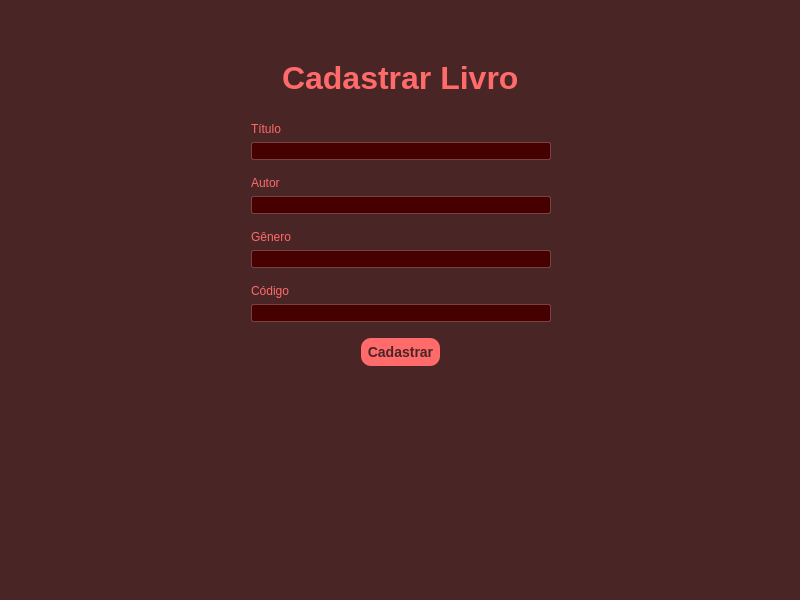
<?xml version="1.0" encoding="UTF-8"?>
<ui version="4.0">
 <class>CadastroLivro</class>
 <widget class="QMainWindow" name="CadastroLivro">
  <property name="geometry">
   <rect>
    <x>0</x>
    <y>0</y>
    <width>800</width>
    <height>600</height>
   </rect>
  </property>
  <property name="palette">
   <palette>
    <active>
     <colorrole role="WindowText">
      <brush brushstyle="SolidPattern">
       <color alpha="255">
        <red>255</red>
        <green>106</green>
        <blue>106</blue>
       </color>
      </brush>
     </colorrole>
     <colorrole role="Button">
      <brush brushstyle="SolidPattern">
       <color alpha="255">
        <red>74</red>
        <green>37</green>
        <blue>37</blue>
       </color>
      </brush>
     </colorrole>
     <colorrole role="Light">
      <brush brushstyle="SolidPattern">
       <color alpha="255">
        <red>111</red>
        <green>55</green>
        <blue>55</blue>
       </color>
      </brush>
     </colorrole>
     <colorrole role="Midlight">
      <brush brushstyle="SolidPattern">
       <color alpha="255">
        <red>92</red>
        <green>46</green>
        <blue>46</blue>
       </color>
      </brush>
     </colorrole>
     <colorrole role="Dark">
      <brush brushstyle="SolidPattern">
       <color alpha="255">
        <red>37</red>
        <green>18</green>
        <blue>18</blue>
       </color>
      </brush>
     </colorrole>
     <colorrole role="Mid">
      <brush brushstyle="SolidPattern">
       <color alpha="255">
        <red>49</red>
        <green>24</green>
        <blue>24</blue>
       </color>
      </brush>
     </colorrole>
     <colorrole role="Text">
      <brush brushstyle="SolidPattern">
       <color alpha="255">
        <red>255</red>
        <green>255</green>
        <blue>255</blue>
       </color>
      </brush>
     </colorrole>
     <colorrole role="BrightText">
      <brush brushstyle="SolidPattern">
       <color alpha="255">
        <red>255</red>
        <green>255</green>
        <blue>255</blue>
       </color>
      </brush>
     </colorrole>
     <colorrole role="ButtonText">
      <brush brushstyle="SolidPattern">
       <color alpha="255">
        <red>255</red>
        <green>255</green>
        <blue>255</blue>
       </color>
      </brush>
     </colorrole>
     <colorrole role="Base">
      <brush brushstyle="SolidPattern">
       <color alpha="255">
        <red>0</red>
        <green>0</green>
        <blue>0</blue>
       </color>
      </brush>
     </colorrole>
     <colorrole role="Window">
      <brush brushstyle="SolidPattern">
       <color alpha="255">
        <red>74</red>
        <green>37</green>
        <blue>37</blue>
       </color>
      </brush>
     </colorrole>
     <colorrole role="Shadow">
      <brush brushstyle="SolidPattern">
       <color alpha="255">
        <red>0</red>
        <green>0</green>
        <blue>0</blue>
       </color>
      </brush>
     </colorrole>
     <colorrole role="AlternateBase">
      <brush brushstyle="SolidPattern">
       <color alpha="255">
        <red>37</red>
        <green>18</green>
        <blue>18</blue>
       </color>
      </brush>
     </colorrole>
     <colorrole role="ToolTipBase">
      <brush brushstyle="SolidPattern">
       <color alpha="255">
        <red>255</red>
        <green>255</green>
        <blue>220</blue>
       </color>
      </brush>
     </colorrole>
     <colorrole role="ToolTipText">
      <brush brushstyle="SolidPattern">
       <color alpha="255">
        <red>0</red>
        <green>0</green>
        <blue>0</blue>
       </color>
      </brush>
     </colorrole>
    </active>
    <inactive>
     <colorrole role="WindowText">
      <brush brushstyle="SolidPattern">
       <color alpha="255">
        <red>255</red>
        <green>106</green>
        <blue>106</blue>
       </color>
      </brush>
     </colorrole>
     <colorrole role="Button">
      <brush brushstyle="SolidPattern">
       <color alpha="255">
        <red>74</red>
        <green>37</green>
        <blue>37</blue>
       </color>
      </brush>
     </colorrole>
     <colorrole role="Light">
      <brush brushstyle="SolidPattern">
       <color alpha="255">
        <red>111</red>
        <green>55</green>
        <blue>55</blue>
       </color>
      </brush>
     </colorrole>
     <colorrole role="Midlight">
      <brush brushstyle="SolidPattern">
       <color alpha="255">
        <red>92</red>
        <green>46</green>
        <blue>46</blue>
       </color>
      </brush>
     </colorrole>
     <colorrole role="Dark">
      <brush brushstyle="SolidPattern">
       <color alpha="255">
        <red>37</red>
        <green>18</green>
        <blue>18</blue>
       </color>
      </brush>
     </colorrole>
     <colorrole role="Mid">
      <brush brushstyle="SolidPattern">
       <color alpha="255">
        <red>49</red>
        <green>24</green>
        <blue>24</blue>
       </color>
      </brush>
     </colorrole>
     <colorrole role="Text">
      <brush brushstyle="SolidPattern">
       <color alpha="255">
        <red>255</red>
        <green>255</green>
        <blue>255</blue>
       </color>
      </brush>
     </colorrole>
     <colorrole role="BrightText">
      <brush brushstyle="SolidPattern">
       <color alpha="255">
        <red>255</red>
        <green>255</green>
        <blue>255</blue>
       </color>
      </brush>
     </colorrole>
     <colorrole role="ButtonText">
      <brush brushstyle="SolidPattern">
       <color alpha="255">
        <red>255</red>
        <green>255</green>
        <blue>255</blue>
       </color>
      </brush>
     </colorrole>
     <colorrole role="Base">
      <brush brushstyle="SolidPattern">
       <color alpha="255">
        <red>0</red>
        <green>0</green>
        <blue>0</blue>
       </color>
      </brush>
     </colorrole>
     <colorrole role="Window">
      <brush brushstyle="SolidPattern">
       <color alpha="255">
        <red>74</red>
        <green>37</green>
        <blue>37</blue>
       </color>
      </brush>
     </colorrole>
     <colorrole role="Shadow">
      <brush brushstyle="SolidPattern">
       <color alpha="255">
        <red>0</red>
        <green>0</green>
        <blue>0</blue>
       </color>
      </brush>
     </colorrole>
     <colorrole role="AlternateBase">
      <brush brushstyle="SolidPattern">
       <color alpha="255">
        <red>37</red>
        <green>18</green>
        <blue>18</blue>
       </color>
      </brush>
     </colorrole>
     <colorrole role="ToolTipBase">
      <brush brushstyle="SolidPattern">
       <color alpha="255">
        <red>255</red>
        <green>255</green>
        <blue>220</blue>
       </color>
      </brush>
     </colorrole>
     <colorrole role="ToolTipText">
      <brush brushstyle="SolidPattern">
       <color alpha="255">
        <red>0</red>
        <green>0</green>
        <blue>0</blue>
       </color>
      </brush>
     </colorrole>
    </inactive>
    <disabled>
     <colorrole role="WindowText">
      <brush brushstyle="SolidPattern">
       <color alpha="255">
        <red>37</red>
        <green>18</green>
        <blue>18</blue>
       </color>
      </brush>
     </colorrole>
     <colorrole role="Button">
      <brush brushstyle="SolidPattern">
       <color alpha="255">
        <red>74</red>
        <green>37</green>
        <blue>37</blue>
       </color>
      </brush>
     </colorrole>
     <colorrole role="Light">
      <brush brushstyle="SolidPattern">
       <color alpha="255">
        <red>111</red>
        <green>55</green>
        <blue>55</blue>
       </color>
      </brush>
     </colorrole>
     <colorrole role="Midlight">
      <brush brushstyle="SolidPattern">
       <color alpha="255">
        <red>92</red>
        <green>46</green>
        <blue>46</blue>
       </color>
      </brush>
     </colorrole>
     <colorrole role="Dark">
      <brush brushstyle="SolidPattern">
       <color alpha="255">
        <red>37</red>
        <green>18</green>
        <blue>18</blue>
       </color>
      </brush>
     </colorrole>
     <colorrole role="Mid">
      <brush brushstyle="SolidPattern">
       <color alpha="255">
        <red>49</red>
        <green>24</green>
        <blue>24</blue>
       </color>
      </brush>
     </colorrole>
     <colorrole role="Text">
      <brush brushstyle="SolidPattern">
       <color alpha="255">
        <red>37</red>
        <green>18</green>
        <blue>18</blue>
       </color>
      </brush>
     </colorrole>
     <colorrole role="BrightText">
      <brush brushstyle="SolidPattern">
       <color alpha="255">
        <red>255</red>
        <green>255</green>
        <blue>255</blue>
       </color>
      </brush>
     </colorrole>
     <colorrole role="ButtonText">
      <brush brushstyle="SolidPattern">
       <color alpha="255">
        <red>37</red>
        <green>18</green>
        <blue>18</blue>
       </color>
      </brush>
     </colorrole>
     <colorrole role="Base">
      <brush brushstyle="SolidPattern">
       <color alpha="255">
        <red>74</red>
        <green>37</green>
        <blue>37</blue>
       </color>
      </brush>
     </colorrole>
     <colorrole role="Window">
      <brush brushstyle="SolidPattern">
       <color alpha="255">
        <red>74</red>
        <green>37</green>
        <blue>37</blue>
       </color>
      </brush>
     </colorrole>
     <colorrole role="Shadow">
      <brush brushstyle="SolidPattern">
       <color alpha="255">
        <red>0</red>
        <green>0</green>
        <blue>0</blue>
       </color>
      </brush>
     </colorrole>
     <colorrole role="AlternateBase">
      <brush brushstyle="SolidPattern">
       <color alpha="255">
        <red>74</red>
        <green>37</green>
        <blue>37</blue>
       </color>
      </brush>
     </colorrole>
     <colorrole role="ToolTipBase">
      <brush brushstyle="SolidPattern">
       <color alpha="255">
        <red>255</red>
        <green>255</green>
        <blue>220</blue>
       </color>
      </brush>
     </colorrole>
     <colorrole role="ToolTipText">
      <brush brushstyle="SolidPattern">
       <color alpha="255">
        <red>0</red>
        <green>0</green>
        <blue>0</blue>
       </color>
      </brush>
     </colorrole>
    </disabled>
   </palette>
  </property>
  <property name="windowTitle">
   <string>MainWindow</string>
  </property>
  <widget class="QWidget" name="centralwidget">
   <widget class="QWidget" name="horizontalLayoutWidget">
    <property name="geometry">
     <rect>
      <x>0</x>
      <y>0</y>
      <width>801</width>
      <height>752</height>
     </rect>
    </property>
    <layout class="QHBoxLayout" name="horizontalLayout">
     <property name="sizeConstraint">
      <enum>QLayout::SetMaximumSize</enum>
     </property>
     <item>
      <spacer name="horizontalSpacer">
       <property name="orientation">
        <enum>Qt::Horizontal</enum>
       </property>
       <property name="sizeHint" stdset="0">
        <size>
         <width>40</width>
         <height>20</height>
        </size>
       </property>
      </spacer>
     </item>
     <item>
      <layout class="QVBoxLayout" name="verticalLayout">
       <property name="sizeConstraint">
        <enum>QLayout::SetFixedSize</enum>
       </property>
       <item>
        <spacer name="verticalSpacer_8">
         <property name="orientation">
          <enum>Qt::Vertical</enum>
         </property>
         <property name="sizeType">
          <enum>QSizePolicy::Fixed</enum>
         </property>
         <property name="sizeHint" stdset="0">
          <size>
           <width>20</width>
           <height>60</height>
          </size>
         </property>
        </spacer>
       </item>
       <item alignment="Qt::AlignHCenter|Qt::AlignVCenter">
        <widget class="QLabel" name="label">
         <property name="palette">
          <palette>
           <active>
            <colorrole role="Text">
             <brush brushstyle="SolidPattern">
              <color alpha="255">
               <red>0</red>
               <green>0</green>
               <blue>0</blue>
              </color>
             </brush>
            </colorrole>
           </active>
           <inactive>
            <colorrole role="Text">
             <brush brushstyle="SolidPattern">
              <color alpha="255">
               <red>0</red>
               <green>0</green>
               <blue>0</blue>
              </color>
             </brush>
            </colorrole>
           </inactive>
           <disabled>
            <colorrole role="Text">
             <brush brushstyle="SolidPattern">
              <color alpha="255">
               <red>120</red>
               <green>120</green>
               <blue>120</blue>
              </color>
             </brush>
            </colorrole>
           </disabled>
          </palette>
         </property>
         <property name="font">
          <font>
           <pointsize>24</pointsize>
           <weight>75</weight>
           <bold>true</bold>
          </font>
         </property>
         <property name="text">
          <string>Cadastrar Livro</string>
         </property>
        </widget>
       </item>
       <item>
        <spacer name="verticalSpacer_2">
         <property name="orientation">
          <enum>Qt::Vertical</enum>
         </property>
         <property name="sizeType">
          <enum>QSizePolicy::Fixed</enum>
         </property>
         <property name="sizeHint" stdset="0">
          <size>
           <width>20</width>
           <height>20</height>
          </size>
         </property>
        </spacer>
       </item>
       <item alignment="Qt::AlignLeft">
        <widget class="QLabel" name="label_2">
         <property name="text">
          <string>Título</string>
         </property>
        </widget>
       </item>
       <item alignment="Qt::AlignHCenter">
        <widget class="QLineEdit" name="nTitle">
         <property name="sizePolicy">
          <sizepolicy hsizetype="Fixed" vsizetype="Fixed">
           <horstretch>0</horstretch>
           <verstretch>0</verstretch>
          </sizepolicy>
         </property>
         <property name="minimumSize">
          <size>
           <width>300</width>
           <height>0</height>
          </size>
         </property>
         <property name="styleSheet">
          <string notr="true">background-color: rgb(70, 0, 0);
color: white;
border: 1px solid;
border-radius: 2px;
border-color: rgb(121, 66, 66)</string>
         </property>
        </widget>
       </item>
       <item>
        <spacer name="verticalSpacer_6">
         <property name="orientation">
          <enum>Qt::Vertical</enum>
         </property>
         <property name="sizeType">
          <enum>QSizePolicy::Fixed</enum>
         </property>
         <property name="sizeHint" stdset="0">
          <size>
           <width>20</width>
           <height>10</height>
          </size>
         </property>
        </spacer>
       </item>
       <item alignment="Qt::AlignLeft">
        <widget class="QLabel" name="label_3">
         <property name="text">
          <string>Autor</string>
         </property>
        </widget>
       </item>
       <item alignment="Qt::AlignHCenter">
        <widget class="QLineEdit" name="nAutor">
         <property name="sizePolicy">
          <sizepolicy hsizetype="Fixed" vsizetype="Fixed">
           <horstretch>0</horstretch>
           <verstretch>0</verstretch>
          </sizepolicy>
         </property>
         <property name="minimumSize">
          <size>
           <width>300</width>
           <height>0</height>
          </size>
         </property>
         <property name="styleSheet">
          <string notr="true">background-color: rgb(70, 0, 0);
color: white;
border: 1px solid;
border-radius: 2px;
border-color: rgb(121, 66, 66)</string>
         </property>
        </widget>
       </item>
       <item>
        <spacer name="verticalSpacer_5">
         <property name="orientation">
          <enum>Qt::Vertical</enum>
         </property>
         <property name="sizeType">
          <enum>QSizePolicy::Fixed</enum>
         </property>
         <property name="sizeHint" stdset="0">
          <size>
           <width>20</width>
           <height>10</height>
          </size>
         </property>
        </spacer>
       </item>
       <item alignment="Qt::AlignLeft">
        <widget class="QLabel" name="label_4">
         <property name="text">
          <string>Gênero</string>
         </property>
        </widget>
       </item>
       <item alignment="Qt::AlignHCenter">
        <widget class="QLineEdit" name="nGen">
         <property name="minimumSize">
          <size>
           <width>300</width>
           <height>0</height>
          </size>
         </property>
         <property name="styleSheet">
          <string notr="true">background-color: rgb(70, 0, 0);
color: white;
border: 1px solid;
border-radius: 2px;
border-color: rgb(121, 66, 66)</string>
         </property>
        </widget>
       </item>
       <item>
        <spacer name="verticalSpacer_4">
         <property name="orientation">
          <enum>Qt::Vertical</enum>
         </property>
         <property name="sizeType">
          <enum>QSizePolicy::Fixed</enum>
         </property>
         <property name="sizeHint" stdset="0">
          <size>
           <width>20</width>
           <height>10</height>
          </size>
         </property>
        </spacer>
       </item>
       <item alignment="Qt::AlignLeft">
        <widget class="QLabel" name="label_6">
         <property name="text">
          <string>Código</string>
         </property>
        </widget>
       </item>
       <item alignment="Qt::AlignHCenter">
        <widget class="QLineEdit" name="nCod">
         <property name="minimumSize">
          <size>
           <width>300</width>
           <height>0</height>
          </size>
         </property>
         <property name="styleSheet">
          <string notr="true">background-color: rgb(70, 0, 0);
color: white;
border: 1px solid;
border-radius: 2px;
border-color: rgb(121, 66, 66)</string>
         </property>
        </widget>
       </item>
       <item>
        <spacer name="verticalSpacer_7">
         <property name="orientation">
          <enum>Qt::Vertical</enum>
         </property>
         <property name="sizeType">
          <enum>QSizePolicy::Fixed</enum>
         </property>
         <property name="sizeHint" stdset="0">
          <size>
           <width>20</width>
           <height>10</height>
          </size>
         </property>
        </spacer>
       </item>
       <item alignment="Qt::AlignHCenter">
        <widget class="QPushButton" name="butao">
         <property name="styleSheet">
          <string notr="true">background-color: #ff6a6a;
border-radius: 10px;
font: bold 14px;
padding: 6px;
color: #4a2525;
</string>
         </property>
         <property name="text">
          <string>Cadastrar</string>
         </property>
        </widget>
       </item>
       <item>
        <spacer name="verticalSpacer">
         <property name="orientation">
          <enum>Qt::Vertical</enum>
         </property>
         <property name="sizeType">
          <enum>QSizePolicy::Expanding</enum>
         </property>
         <property name="sizeHint" stdset="0">
          <size>
           <width>20</width>
           <height>150</height>
          </size>
         </property>
        </spacer>
       </item>
      </layout>
     </item>
     <item>
      <spacer name="horizontalSpacer_2">
       <property name="orientation">
        <enum>Qt::Horizontal</enum>
       </property>
       <property name="sizeHint" stdset="0">
        <size>
         <width>40</width>
         <height>20</height>
        </size>
       </property>
      </spacer>
     </item>
    </layout>
   </widget>
  </widget>
 </widget>
 <resources/>
 <connections/>
</ui>
